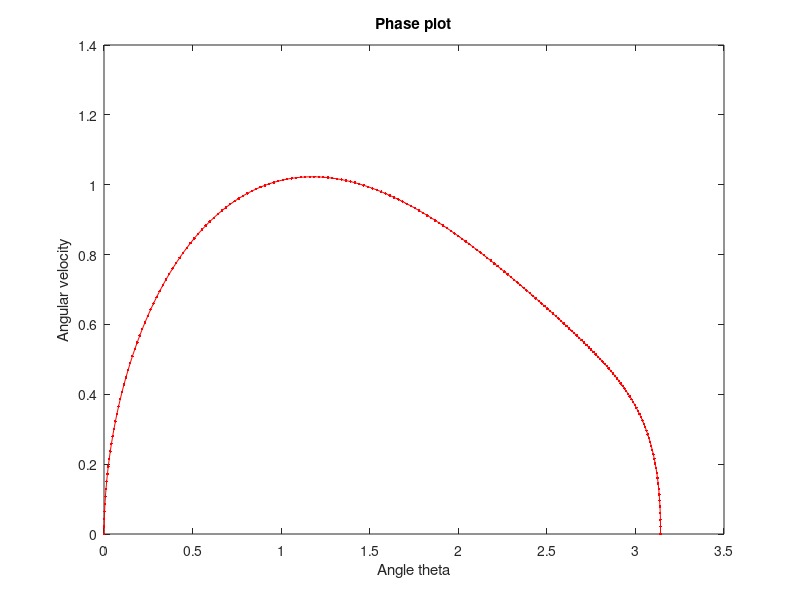

MATLAB code to generate this figure: (Note: this script raises an error after producing the figure.)
clc
clear all
load('control_input.mat');
load('states_pendulum.mat'); 

x_des = store; 
u_des = u; 
Q_slq = 1500*eye(2); 
 
R_lqr = 1;   % Same for lqr and slq 
R_slq = 1; 
Q_lqr = 1500*eye(2); 
tot_steps = 200;
dt = 0.025;

plot(x_des(1,:), x_des(2,:), 'r.-'); 
title('Phase plot');
xlabel('Angle theta'); 
ylabel('Angular velocity'); 
hold on; 

b=1; g=1; l=1; 
x_init = [0;0]; 
x_curr = x_init; 
B =[0;1]; 
n_steps = 5; 
% Look ahead 5 steps optimise and take first u 
control=[];  

for t=1:1:tot_steps
    xtracked(:,t) = x_curr; 
    if(t>(tot_steps - n_steps + 1))   % Correction for last n step steps
        n_steps = n_steps -1;     
    end

    A = [0 1;
       -g*cos(x_curr(1))/l -b]; 
    K_lqr = lqr(A,B,Q_lqr,R_lqr);
    x_des_slq = x_des(: , (t+1) : (t + n_steps));
    u_des_slq = u_des(t:(t+n_steps-1));
    
    x_tf = x_des_slq(:,end); 
    A_tf = [0 1;
           -g*cos(x_tf(1))/l -b]; 
    [Kf,Qf] = lqr(A_tf,B, Q_lqr, R_lqr); 

    [u_ret] = slq_solve_ImprovedSearch(x_des_slq, u_des_slq, x_curr, Qf, K_lqr, Q_slq, R_slq, n_steps,dt);
   
    u = u_ret(1);
    control =[control u]; 
    x = x_curr + dynamics(x_curr,u)'*dt ;
    x_curr = x;

    plot(xtracked(1,:), xtracked(2,:), 'b.-'); 
    legend('Desired Trajectory' , 'Tracked Trajectory'); 
 %   pause;
end

xtracked(:,tot_steps+1) = x_curr;
error = norm(xtracked - x_des)

function xdot = dynamics(x,u)
g = 1; l = 1; m = 1; b = 1;
xdot(:,1) = x(2); 
xdot(:,2) = -g*sin(x(1))/l - b*x(2)/(m*l*l) + u/(m*l*l); 
end 
